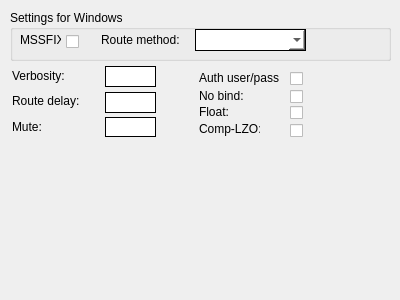
<?xml version="1.0" encoding="UTF-8"?>
<ui version="4.0">
 <class>AdvPage</class>
 <widget class="QWizardPage" name="AdvPage">
  <property name="geometry">
   <rect>
    <x>0</x>
    <y>0</y>
    <width>400</width>
    <height>300</height>
   </rect>
  </property>
  <property name="windowTitle">
   <string>WizardPage</string>
  </property>
  <property name="title">
   <string>Advanced Settings</string>
  </property>
  <property name="subTitle">
   <string>Please specify the advanced settings.</string>
  </property>
  <widget class="QLineEdit" name="txtRouteDelay">
   <property name="enabled">
    <bool>true</bool>
   </property>
   <property name="geometry">
    <rect>
     <x>105</x>
     <y>92</y>
     <width>51</width>
     <height>21</height>
    </rect>
   </property>
   <property name="styleSheet">
    <string notr="true">:enabled {border: 1px solid black; background-color: rgb(255, 255, 255);}
:disabled {border: 1px solid black; background-color: rgb(195, 195, 195);}
:hover {border: 1px solid red; }</string>
   </property>
  </widget>
  <widget class="QLineEdit" name="txtVerbose">
   <property name="enabled">
    <bool>true</bool>
   </property>
   <property name="geometry">
    <rect>
     <x>105</x>
     <y>66</y>
     <width>51</width>
     <height>21</height>
    </rect>
   </property>
   <property name="styleSheet">
    <string notr="true">:enabled {border: 1px solid black; background-color: rgb(255, 255, 255);}
:disabled {border: 1px solid black; background-color: rgb(195, 195, 195);}
:hover {border: 1px solid red; }</string>
   </property>
  </widget>
  <widget class="QLineEdit" name="txtMute">
   <property name="enabled">
    <bool>true</bool>
   </property>
   <property name="geometry">
    <rect>
     <x>105</x>
     <y>117</y>
     <width>51</width>
     <height>20</height>
    </rect>
   </property>
   <property name="styleSheet">
    <string notr="true">:enabled {border: 1px solid black; background-color: rgb(255, 255, 255);}
:disabled {border: 1px solid black; background-color: rgb(195, 195, 195);}
:hover {border: 1px solid red; }</string>
   </property>
  </widget>
  <widget class="QLabel" name="label_18">
   <property name="geometry">
    <rect>
     <x>12</x>
     <y>117</y>
     <width>61</width>
     <height>20</height>
    </rect>
   </property>
   <property name="text">
    <string>Mute:</string>
   </property>
  </widget>
  <widget class="QLabel" name="label_17">
   <property name="geometry">
    <rect>
     <x>12</x>
     <y>68</y>
     <width>61</width>
     <height>16</height>
    </rect>
   </property>
   <property name="text">
    <string>Verbosity:</string>
   </property>
  </widget>
  <widget class="QLabel" name="label_22">
   <property name="geometry">
    <rect>
     <x>12</x>
     <y>91</y>
     <width>81</width>
     <height>20</height>
    </rect>
   </property>
   <property name="text">
    <string>Route delay:</string>
   </property>
  </widget>
  <widget class="QGroupBox" name="groupBox">
   <property name="geometry">
    <rect>
     <x>10</x>
     <y>10</y>
     <width>381</width>
     <height>51</height>
    </rect>
   </property>
   <property name="title">
    <string>Settings for Windows</string>
   </property>
   <widget class="QLabel" name="label_6">
    <property name="geometry">
     <rect>
      <x>10</x>
      <y>20</y>
      <width>41</width>
      <height>20</height>
     </rect>
    </property>
    <property name="text">
     <string>MSSFIX:</string>
    </property>
   </widget>
   <widget class="QCheckBox" name="cbMsfix">
    <property name="enabled">
     <bool>true</bool>
    </property>
    <property name="geometry">
     <rect>
      <x>56</x>
      <y>21</y>
      <width>20</width>
      <height>20</height>
     </rect>
    </property>
    <property name="styleSheet">
     <string notr="true">QCheckBox { 
spacing: 5px;
}

QCheckBox::indicator {
width: 13px;
height: 13px;
}

QCheckBox::indicator:unchecked:disabled {
image: url(:/images/styles/checkbox_unchecked_dis.png);
}

QCheckBox::indicator:checked:disabled {
image: url(:/images/styles/checkbox_checked_dis.png);
}

QCheckBox::indicator:unchecked:enabled {
image: url(:/images/styles/checkbox_unchecked.png);
}

QCheckBox::indicator:checked:enabled {
image: url(:/images/styles/checkbox_checked.png);
}

QCheckBox::indicator:unchecked:enabled:hover {
image: url(:/images/styles/checkbox_unchecked_hover.png);
}

QCheckBox::indicator:checked:enabled:hover {
image: url(:/images/styles/checkbox_checked_hover.png);
}
</string>
    </property>
    <property name="text">
     <string/>
    </property>
   </widget>
   <widget class="QComboBox" name="cmbRouteMethod">
    <property name="enabled">
     <bool>true</bool>
    </property>
    <property name="geometry">
     <rect>
      <x>185</x>
      <y>19</y>
      <width>111</width>
      <height>22</height>
     </rect>
    </property>
    <property name="styleSheet">
     <string notr="true">:enabled {border: 1px solid black; background-color: rgb(255, 255, 255);}
:disabled {border: 1px solid black; background-color: rgb(195, 195, 195);}
:hover {border: 1px solid red; }</string>
    </property>
   </widget>
   <widget class="QLabel" name="label_21">
    <property name="geometry">
     <rect>
      <x>91</x>
      <y>22</y>
      <width>81</width>
      <height>16</height>
     </rect>
    </property>
    <property name="text">
     <string>Route method:</string>
    </property>
   </widget>
  </widget>
  <widget class="QCheckBox" name="cbFloat">
   <property name="enabled">
    <bool>true</bool>
   </property>
   <property name="geometry">
    <rect>
     <x>290</x>
     <y>103</y>
     <width>21</width>
     <height>19</height>
    </rect>
   </property>
   <property name="styleSheet">
    <string notr="true">QCheckBox { 
spacing: 5px;
}

QCheckBox::indicator {
width: 13px;
height: 13px;
}

QCheckBox::indicator:unchecked:disabled {
image: url(:/images/styles/checkbox_unchecked_dis.png);
}

QCheckBox::indicator:checked:disabled {
image: url(:/images/styles/checkbox_checked_dis.png);
}

QCheckBox::indicator:unchecked:enabled {
image: url(:/images/styles/checkbox_unchecked.png);
}

QCheckBox::indicator:checked:enabled {
image: url(:/images/styles/checkbox_checked.png);
}

QCheckBox::indicator:unchecked:enabled:hover {
image: url(:/images/styles/checkbox_unchecked_hover.png);
}

QCheckBox::indicator:checked:enabled:hover {
image: url(:/images/styles/checkbox_checked_hover.png);
}
</string>
   </property>
   <property name="text">
    <string/>
   </property>
  </widget>
  <widget class="QLabel" name="label_16">
   <property name="geometry">
    <rect>
     <x>199</x>
     <y>121</y>
     <width>61</width>
     <height>16</height>
    </rect>
   </property>
   <property name="text">
    <string>Comp-LZO:</string>
   </property>
  </widget>
  <widget class="QCheckBox" name="cbUserPass">
   <property name="enabled">
    <bool>true</bool>
   </property>
   <property name="geometry">
    <rect>
     <x>290</x>
     <y>68</y>
     <width>20</width>
     <height>20</height>
    </rect>
   </property>
   <property name="styleSheet">
    <string notr="true">QCheckBox { 
spacing: 5px;
}

QCheckBox::indicator {
width: 13px;
height: 13px;
}

QCheckBox::indicator:unchecked:disabled {
image: url(:/images/styles/checkbox_unchecked_dis.png);
}

QCheckBox::indicator:checked:disabled {
image: url(:/images/styles/checkbox_checked_dis.png);
}

QCheckBox::indicator:unchecked:enabled {
image: url(:/images/styles/checkbox_unchecked.png);
}

QCheckBox::indicator:checked:enabled {
image: url(:/images/styles/checkbox_checked.png);
}

QCheckBox::indicator:unchecked:enabled:hover {
image: url(:/images/styles/checkbox_unchecked_hover.png);
}

QCheckBox::indicator:checked:enabled:hover {
image: url(:/images/styles/checkbox_checked_hover.png);
}
</string>
   </property>
   <property name="text">
    <string/>
   </property>
  </widget>
  <widget class="QLabel" name="label_8">
   <property name="geometry">
    <rect>
     <x>199</x>
     <y>104</y>
     <width>61</width>
     <height>16</height>
    </rect>
   </property>
   <property name="text">
    <string>Float:</string>
   </property>
  </widget>
  <widget class="QCheckBox" name="cbNobind">
   <property name="enabled">
    <bool>true</bool>
   </property>
   <property name="geometry">
    <rect>
     <x>290</x>
     <y>86</y>
     <width>20</width>
     <height>20</height>
    </rect>
   </property>
   <property name="styleSheet">
    <string notr="true">QCheckBox { 
spacing: 5px;
}

QCheckBox::indicator {
width: 13px;
height: 13px;
}

QCheckBox::indicator:unchecked:disabled {
image: url(:/images/styles/checkbox_unchecked_dis.png);
}

QCheckBox::indicator:checked:disabled {
image: url(:/images/styles/checkbox_checked_dis.png);
}

QCheckBox::indicator:unchecked:enabled {
image: url(:/images/styles/checkbox_unchecked.png);
}

QCheckBox::indicator:checked:enabled {
image: url(:/images/styles/checkbox_checked.png);
}

QCheckBox::indicator:unchecked:enabled:hover {
image: url(:/images/styles/checkbox_unchecked_hover.png);
}

QCheckBox::indicator:checked:enabled:hover {
image: url(:/images/styles/checkbox_checked_hover.png);
}
</string>
   </property>
   <property name="text">
    <string/>
   </property>
  </widget>
  <widget class="QLabel" name="label_20">
   <property name="geometry">
    <rect>
     <x>199</x>
     <y>68</y>
     <width>81</width>
     <height>20</height>
    </rect>
   </property>
   <property name="text">
    <string>Auth user/pass:</string>
   </property>
  </widget>
  <widget class="QLabel" name="label_11">
   <property name="geometry">
    <rect>
     <x>199</x>
     <y>88</y>
     <width>61</width>
     <height>16</height>
    </rect>
   </property>
   <property name="text">
    <string>No bind:</string>
   </property>
  </widget>
  <widget class="QCheckBox" name="cbCompLzo">
   <property name="enabled">
    <bool>true</bool>
   </property>
   <property name="geometry">
    <rect>
     <x>290</x>
     <y>120</y>
     <width>20</width>
     <height>20</height>
    </rect>
   </property>
   <property name="styleSheet">
    <string notr="true">QCheckBox { 
spacing: 5px;
}

QCheckBox::indicator {
width: 13px;
height: 13px;
}

QCheckBox::indicator:unchecked:disabled {
image: url(:/images/styles/checkbox_unchecked_dis.png);
}

QCheckBox::indicator:checked:disabled {
image: url(:/images/styles/checkbox_checked_dis.png);
}

QCheckBox::indicator:unchecked:enabled {
image: url(:/images/styles/checkbox_unchecked.png);
}

QCheckBox::indicator:checked:enabled {
image: url(:/images/styles/checkbox_checked.png);
}

QCheckBox::indicator:unchecked:enabled:hover {
image: url(:/images/styles/checkbox_unchecked_hover.png);
}

QCheckBox::indicator:checked:enabled:hover {
image: url(:/images/styles/checkbox_checked_hover.png);
}
</string>
   </property>
   <property name="text">
    <string/>
   </property>
  </widget>
 </widget>
 <resources/>
 <connections/>
</ui>
